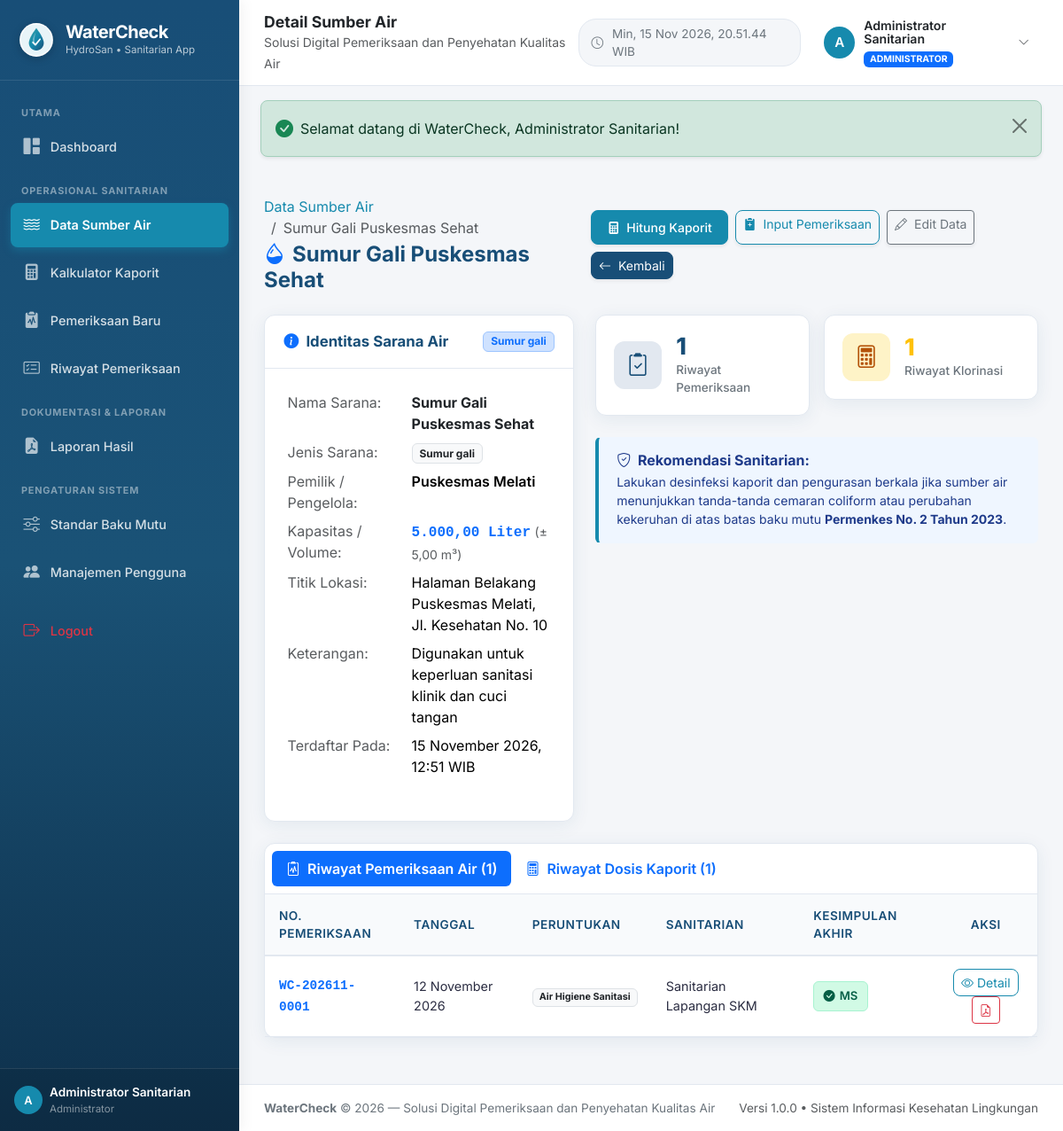
Screenshot of /pages/sumber_air/detail.php?id=1 (signed in) with the database file from the repository.
### tables this page shows
CREATE TABLE `sumber_air` (
  `id` INT AUTO_INCREMENT PRIMARY KEY,
  `nama_sumber` VARCHAR(150) NOT NULL,
  `jenis_sumber` VARCHAR(50) NOT NULL,
  `pemilik` VARCHAR(150) NOT NULL,
  `lokasi` TEXT NOT NULL,
  `volume` DECIMAL(12,2) NOT NULL DEFAULT 0.00,
  `keterangan` TEXT NULL,
  `created_at` TIMESTAMP DEFAULT CURRENT_TIMESTAMP,
  `updated_at` TIMESTAMP DEFAULT CURRENT_TIMESTAMP ON UPDATE CURRENT_TIMESTAMP,
  INDEX `idx_sumber_nama` (`nama_sumber`),
  INDEX `idx_sumber_jenis` (`jenis_sumber`)
);

CREATE TABLE `pemeriksaan` (
  `id` INT AUTO_INCREMENT PRIMARY KEY,
  `nomor_pemeriksaan` VARCHAR(50) NOT NULL UNIQUE,
  `sumber_air_id` INT NULL,
  `user_id` INT NULL,
  `tanggal_pemeriksaan` DATE NOT NULL,
  `jenis_air` ENUM('Air Minum', 'Air Higiene Sanitasi') NOT NULL,
  `lokasi` TEXT NOT NULL,
  `kesimpulan` ENUM('Memenuhi Syarat (MS)', 'Tidak Memenuhi Syarat (TMS)', 'Belum Dapat Disimpulkan') NOT NULL DEFAULT 'Belum Dapat Disimpulkan',
  `catatan` TEXT NULL,
  `created_at` TIMESTAMP DEFAULT CURRENT_TIMESTAMP,
  `updated_at` TIMESTAMP DEFAULT CURRENT_TIMESTAMP ON UPDATE CURRENT_TIMESTAMP,
  INDEX `idx_pemeriksaan_nomor` (`nomor_pemeriksaan`),
  INDEX `idx_pemeriksaan_tanggal` (`tanggal_pemeriksaan`),
  INDEX `idx_pemeriksaan_kesimpulan` (`kesimpulan`),
  CONSTRAINT `fk_pemeriksaan_sumber` FOREIGN KEY (`sumber_air_id`) REFERENCES `sumber_air` (`id`) ON DELETE SET NULL,
  CONSTRAINT `fk_pemeriksaan_user` FOREIGN KEY (`user_id`) REFERENCES `users` (`id`) ON DELETE SET NULL
);

CREATE TABLE `users` (
  `id` INT AUTO_INCREMENT PRIMARY KEY,
  `nama` VARCHAR(100) NOT NULL,
  `username` VARCHAR(50) NOT NULL UNIQUE,
  `password` VARCHAR(255) NOT NULL,
  `role` ENUM('admin', 'petugas') NOT NULL DEFAULT 'petugas',
  `created_at` TIMESTAMP DEFAULT CURRENT_TIMESTAMP,
  `updated_at` TIMESTAMP DEFAULT CURRENT_TIMESTAMP ON UPDATE CURRENT_TIMESTAMP,
  INDEX `idx_users_username` (`username`),
  INDEX `idx_users_role` (`role`)
);

### includes/functions.php (called while the page is built, shortened)
<?php
function formatTanggal(?string $date, string $format = 'lengkap'): string {
    $timestamp = strtotime($date);
    $bulanIndo = [
        1 => 'Januari', 'Februari', 'Maret', 'April', 'Mei', 'Juni',
        'Juli', 'Agustus', 'September', 'Oktober', 'November', 'Desember'
    ];
    $bulanIndoPendek = [
        1 => 'Jan', 'Feb', 'Mar', 'Apr', 'Mei', 'Jun',
        'Jul', 'Agu', 'Sep', 'Okt', 'Nov', 'Des'
    ];
    $d = date('j', $timestamp);
    $m = (int)date('n', $timestamp);
    $y = date('Y', $timestamp);
    $his = date('H:i', $timestamp);
    if ($format === 'pendek') {
        return "{$d} {$bulanIndoPendek[$m]} {$y}";
    } elseif ($format === 'datetime') {
        return "{$d} {$bulanIndo[$m]} {$y}, {$his} WIB";
    }
    return "{$d} {$bulanIndo[$m]} {$y}";
}
function formatAngka($number, int $decimals = 2): string {
    $num = (float)$number;
    return number_format($num, $decimals, ',', '.');
}

### pages/sumber_air/detail.php (the view, shortened to what this page needs)
<?php
require_once __DIR__ . '/../../includes/header.php';
require_once __DIR__ . '/../../includes/sidebar.php';
require_once __DIR__ . '/../../includes/navbar.php';
$id = (int)($_GET['id'] ?? 0);
$stmt = $pdo->prepare("SELECT * FROM sumber_air WHERE id = :id LIMIT 1");
$stmt->execute([':id' => $id]);
$sumber = $stmt->fetch();
$stmt = $pdo->prepare("
    SELECT p.*, u.nama AS nama_petugas
    FROM pemeriksaan p
    LEFT JOIN users u ON p.user_id = u.id
    WHERE p.sumber_air_id = :id
    ORDER BY p.tanggal_pemeriksaan DESC, p.id DESC
");
$stmt->execute([':id' => $id]);
$riwayatPemeriksaan = $stmt->fetchAll();
$stmt = $pdo->prepare("
    SELECT k.*, u.nama AS nama_petugas
    FROM kalkulasi_kaporit k
    LEFT JOIN users u ON k.user_id = u.id
    WHERE k.sumber_air_id = :id
    ORDER BY k.created_at DESC
");
$stmt->execute([':id' => $id]);
$riwayatKalkulasi = $stmt->fetchAll();
?>
<div class="d-flex flex-column flex-md-row justify-content-between align-items-md-center mb-4 gap-3">
    <div>
        <nav aria-label="breadcrumb">
            <ol class="breadcrumb mb-1 small">
                <li class="breadcrumb-item"><a href="<?= BASE_URL; ?>pages/sumber_air/index.php">Data Sumber Air</a></li>
                <li class="breadcrumb-item active"><?= htmlspecialchars($sumber['nama_sumber']); ?></li>
            </ol>
        </nav>
        <h4 class="fw-bold mb-0" style="color: #184e77;">
            <i class="bi bi-droplet-half text-primary me-2"></i><?= htmlspecialchars($sumber['nama_sumber']); ?>
        </h4>
    </div>
    <div class="d-flex flex-wrap gap-2">
        <a href="<?= BASE_URL; ?>pages/kalkulator/index.php?sumber_id=<?= $sumber['id']; ?>" class="btn btn-primary shadow-sm btn-sm">
            <i class="bi bi-calculator-fill me-1"></i> Hitung Kaporit
        </a>
        <a href="<?= BASE_URL; ?>pages/pemeriksaan/tambah.php?sumber_id=<?= $sumber['id']; ?>" class="btn btn-outline-primary shadow-sm btn-sm">
            <i class="bi bi-clipboard2-plus-fill me-1"></i> Input Pemeriksaan
        </a>
        <a href="<?= BASE_URL; ?>pages/sumber_air/edit.php?id=<?= $sumber['id']; ?>" class="btn btn-outline-secondary shadow-sm btn-sm">
            <i class="bi bi-pencil me-1"></i> Edit Data
        </a>
        <a href="<?= BASE_URL; ?>pages/sumber_air/index.php" class="btn btn-secondary shadow-sm btn-sm">
            <i class="bi bi-arrow-left me-1"></i> Kembali
        </a>
    </div>
</div>
<div class="row g-4 mb-4">
    <div class="col-lg-5">
        <div class="card-wc h-100">
            <div class="card-wc-header">
                <h6 class="card-wc-title">
                    <i class="bi bi-info-circle-fill text-primary"></i> Identitas Sarana Air
                </h6>
                <span class="badge bg-primary-subtle text-primary border border-primary-subtle">
                    <?= htmlspecialchars($sumber['jenis_sumber']); ?>
                </span>
            </div>
            <div class="card-wc-body">
                <table class="table table-borderless table-sm mb-0">
                    <tr>
                        <td class="text-muted" style="width: 140px;">Nama Sarana:</td>
                        <td class="fw-bold text-dark"><?= htmlspecialchars($sumber['nama_sumber']); ?></td>
                    </tr>
                    <tr>
                        <td class="text-muted">Jenis Sarana:</td>
                        <td><span class="badge bg-light text-dark border"><?= htmlspecialchars($sumber['jenis_sumber']); ?></span></td>
                    </tr>
                    <tr>
                        <td class="text-muted">Pemilik / Pengelola:</td>
                        <td class="fw-semibold"><?= htmlspecialchars($sumber['pemilik']); ?></td>
                    </tr>
                    <tr>
                        <td class="text-muted">Kapasitas / Volume:</td>
                        <td>
                            <strong class="text-primary font-monospace fs-6"><?= formatAngka($sumber['volume'], 2); ?> Liter</strong>
                            <small class="text-muted">(± <?= formatAngka($sumber['volume'] / 1000.0, 2); ?> m³)</small>
                        </td>
                    </tr>
                    <tr>
                        <td class="text-muted">Titik Lokasi:</td>
                        <td><?= nl2br(htmlspecialchars($sumber['lokasi'])); ?></td>
                    </tr>
                    <tr>
                        <td class="text-muted">Keterangan:</td>
                        <td><?= !empty($sumber['keterangan']) ? nl2br(htmlspecialchars($sumber['keterangan'])) : '<span class="text-muted fst-italic">Tidak ada catatan</span>'; ?></td>
                    </tr>
                    <tr>
                        <td class="text-muted">Terdaftar Pada:</td>
                        <td><?= formatTanggal($sumber['created_at'], 'datetime'); ?></td>
                    </tr>
                </table>
            </div>
        </div>
    </div>
    <div class="col-lg-7">
        <div class="row g-3 mb-4">
            <div class="col-sm-6">
                <div class="stat-card">
                    <div class="stat-icon secondary">
                        <i class="bi bi-clipboard2-check"></i>
                    </div>
                    <div>
                        <div class="stat-value"><?= count($riwayatPemeriksaan); ?></div>
                        <div class="stat-label">Riwayat Pemeriksaan</div>
                    </div>
                </div>
            </div>
            <div class="col-sm-6">
                <div class="stat-card">
                    <div class="stat-icon warning">
                        <i class="bi bi-calculator"></i>
                    </div>
                    <div>
                        <div class="stat-value text-warning"><?= count($riwayatKalkulasi); ?></div>
                        <div class="stat-label">Riwayat Klorinasi</div>
                    </div>
                </div>
            </div>
        </div>
        <div class="alert alert-chlorine-safety">
            <h6 class="fw-bold mb-1"><i class="bi bi-shield-check me-1"></i> Rekomendasi Sanitarian:</h6>
            <p class="small mb-0">
                Lakukan desinfeksi kaporit dan pengurasan berkala jika sumber air menunjukkan tanda-tanda cemaran coliform atau perubahan kekeruhan di atas batas baku mutu <strong>Permenkes No. 2 Tahun 2023</strong>.
            </p>
        </div>
    </div>
</div>
<div class="card-wc">
    <div class="card-wc-header p-2">
        <ul class="nav nav-pills" id="detailTabs" role="tablist">
            <li class="nav-item" role="presentation">
                <button class="nav-link active py-2 px-3 fw-semibold" id="pemeriksaan-tab" data-bs-toggle="tab" data-bs-target="#tab-pemeriksaan" type="button" role="tab">
                    <i class="bi bi-clipboard2-pulse me-1"></i> Riwayat Pemeriksaan Air (<?= count($riwayatPemeriksaan); ?>)
                </button>
            </li>
            <li class="nav-item" role="presentation">
                <button class="nav-link py-2 px-3 fw-semibold" id="kalkulasi-tab" data-bs-toggle="tab" data-bs-target="#tab-kalkulasi" type="button" role="tab">
                    <i class="bi bi-calculator me-1"></i> Riwayat Dosis Kaporit (<?= count($riwayatKalkulasi); ?>)
                </button>
            </li>
        </ul>
    </div>
    <div class="tab-content" id="detailTabsContent">
        <div class="tab-pane fade show active" id="tab-pemeriksaan" role="tabpanel">
            <div class="table-responsive">
                <table class="table-wc table-hover mb-0">
                    <thead>
                        <tr>
                            <th>No. Pemeriksaan</th>
                            <th>Tanggal</th>
                            <th>Peruntukan</th>
                            <th>Sanitarian</th>
                            <th>Kesimpulan Akhir</th>
                            <th class="text-center">Aksi</th>
                        </tr>
                    </thead>
                    <tbody>
                        <?php if (empty($riwayatPemeriksaan)): ?>
                            <tr>
                                <td colspan="6" class="text-center py-4 text-muted">
                                    <i class="bi bi-inbox fs-3 d-block text-secondary opacity-50 mb-1"></i>
                                    Belum ada pemeriksaan kualitas air untuk sumber ini.
                                </td>
                            </tr>
                        <?php else: ?>
                            <?php foreach ($riwayatPemeriksaan as $p): ?>
                                <tr>
                                    <td><strong class="text-primary font-monospace"><?= htmlspecialchars($p['nomor_pemeriksaan']); ?></strong></td>
                                    <td><?= formatTanggal($p['tanggal_pemeriksaan'], 'lengkap'); ?></td>
                                    <td><span class="badge bg-light text-dark border"><?= htmlspecialchars($p['jenis_air']); ?></span></td>
                                    <td><?= htmlspecialchars($p['nama_petugas'] ?? 'Petugas'); ?></td>
                                    <td>
                                        <?php if ($p['kesimpulan'] === 'Memenuhi Syarat (MS)'): ?>
                                            <span class="badge-status badge-ms"><i class="bi bi-check-circle-fill"></i> MS</span>
                                        <?php elseif ($p['kesimpulan'] === 'Tidak Memenuhi Syarat (TMS)'): ?>
                                            <span class="badge-status badge-tms"><i class="bi bi-x-circle-fill"></i> TMS</span>
                                        <?php else: ?>
                                            <span class="badge-status badge-pending"><i class="bi bi-hourglass-split"></i> Pending</span>
                                        <?php endif; ?>
                                    </td>
                                    <td class="text-center">
                                        <a href="<?= BASE_URL; ?>pages/pemeriksaan/detail.php?id=<?= $p['id']; ?>" class="btn btn-sm btn-outline-primary py-1 px-2">
                                            <i class="bi bi-eye"></i> Detail
                                        </a>
                                        <a href="<?= BASE_URL; ?>pages/laporan/cetak.php?tipe=pemeriksaan&id=<?= $p['id']; ?>" target="_blank" class="btn btn-sm btn-outline-danger py-1 px-2" title="Cetak PDF">
                                            <i class="bi bi-file-earmark-pdf"></i>
                                        </a>
                                    </td>
                                </tr>
                            <?php endforeach; ?>
                        <?php endif; ?>
                    </tbody>
                </table>
            </div>
        </div>
    </div>
</div>
<?php
require_once __DIR__ . '/../../includes/footer.php';
?>

### rows the page displays
sumber_air: nama_sumber "Sumur Gali Puskesmas Sehat", jenis_sumber "Sumur gali", pemilik "Puskesmas Melati", volume "5.000,00", formatAngka($sumber['volume']/1000.0,2) "5,00", lokasi "Halaman Belakang Puskesmas Melati, Jl. Kesehatan No. 10", keterangan "Digunakan untuk keperluan sanitasi klinik dan cuci tangan", created_at "15 November 2026, 12:51 WIB"
pemeriksaan: nomor_pemeriksaan "WC-202611-0001", tanggal_pemeriksaan "12 November 2026", jenis_air "Air Higiene Sanitasi", user.nama "Sanitarian Lapangan SKM", shows "MS"

### other values shown
APP_NAME "WaterCheck"
APP_ALT_NAME "HydroSan"
substr($currentUser['nama'] ?? 'U', 0, 1) "A"
$currentUser['nama'] "Administrator Sanitarian"
$pageTitle "Detail Sumber Air"
APP_TAGLINE "Solusi Digital Pemeriksaan dan Penyehatan Kualitas Air"
$flash['message'] "Selamat datang di WaterCheck, Administrator Sanitarian!"
count($riwayatPemeriksaan) "1"
count($riwayatKalkulasi) "1"
APP_VERSION "1.0.0"
